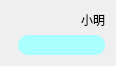
<?xml version="1.0" encoding="UTF-8"?>
<ui version="4.0">
 <class>MyListItemRightClass</class>
 <widget class="QWidget" name="MyListItemRightClass">
  <property name="windowModality">
   <enum>Qt::NonModal</enum>
  </property>
  <property name="geometry">
   <rect>
    <x>0</x>
    <y>0</y>
    <width>116</width>
    <height>64</height>
   </rect>
  </property>
  <property name="sizePolicy">
   <sizepolicy hsizetype="Preferred" vsizetype="Preferred">
    <horstretch>0</horstretch>
    <verstretch>0</verstretch>
   </sizepolicy>
  </property>
  <property name="maximumSize">
   <size>
    <width>16777215</width>
    <height>16777215</height>
   </size>
  </property>
  <property name="windowTitle">
   <string>MyListItemRight</string>
  </property>
  <layout class="QGridLayout" name="gridLayout">
   <property name="horizontalSpacing">
    <number>7</number>
   </property>
   <item row="1" column="1">
    <widget class="QTextBrowser" name="textBrowser">
     <property name="sizePolicy">
      <sizepolicy hsizetype="Preferred" vsizetype="Ignored">
       <horstretch>0</horstretch>
       <verstretch>0</verstretch>
      </sizepolicy>
     </property>
     <property name="minimumSize">
      <size>
       <width>0</width>
       <height>0</height>
      </size>
     </property>
     <property name="maximumSize">
      <size>
       <width>240</width>
       <height>16777215</height>
      </size>
     </property>
     <property name="styleSheet">
      <string notr="true">border-radius:10px;
background-color: rgb(170, 255, 255);
border-style:solid;</string>
     </property>
     <property name="verticalScrollBarPolicy">
      <enum>Qt::ScrollBarAlwaysOff</enum>
     </property>
     <property name="horizontalScrollBarPolicy">
      <enum>Qt::ScrollBarAlwaysOff</enum>
     </property>
     <property name="sizeAdjustPolicy">
      <enum>QAbstractScrollArea::AdjustIgnored</enum>
     </property>
    </widget>
   </item>
   <item row="0" column="0" colspan="2">
    <widget class="QLabel" name="label">
     <property name="enabled">
      <bool>true</bool>
     </property>
     <property name="sizePolicy">
      <sizepolicy hsizetype="Expanding" vsizetype="Fixed">
       <horstretch>0</horstretch>
       <verstretch>0</verstretch>
      </sizepolicy>
     </property>
     <property name="layoutDirection">
      <enum>Qt::LeftToRight</enum>
     </property>
     <property name="text">
      <string>小明</string>
     </property>
     <property name="alignment">
      <set>Qt::AlignRight|Qt::AlignTrailing|Qt::AlignVCenter</set>
     </property>
    </widget>
   </item>
   <item row="1" column="0">
    <spacer name="horizontalSpacer">
     <property name="orientation">
      <enum>Qt::Horizontal</enum>
     </property>
     <property name="sizeType">
      <enum>QSizePolicy::Expanding</enum>
     </property>
     <property name="sizeHint" stdset="0">
      <size>
       <width>40</width>
       <height>20</height>
      </size>
     </property>
    </spacer>
   </item>
  </layout>
 </widget>
 <layoutdefault spacing="6" margin="11"/>
 <resources/>
 <connections/>
</ui>
